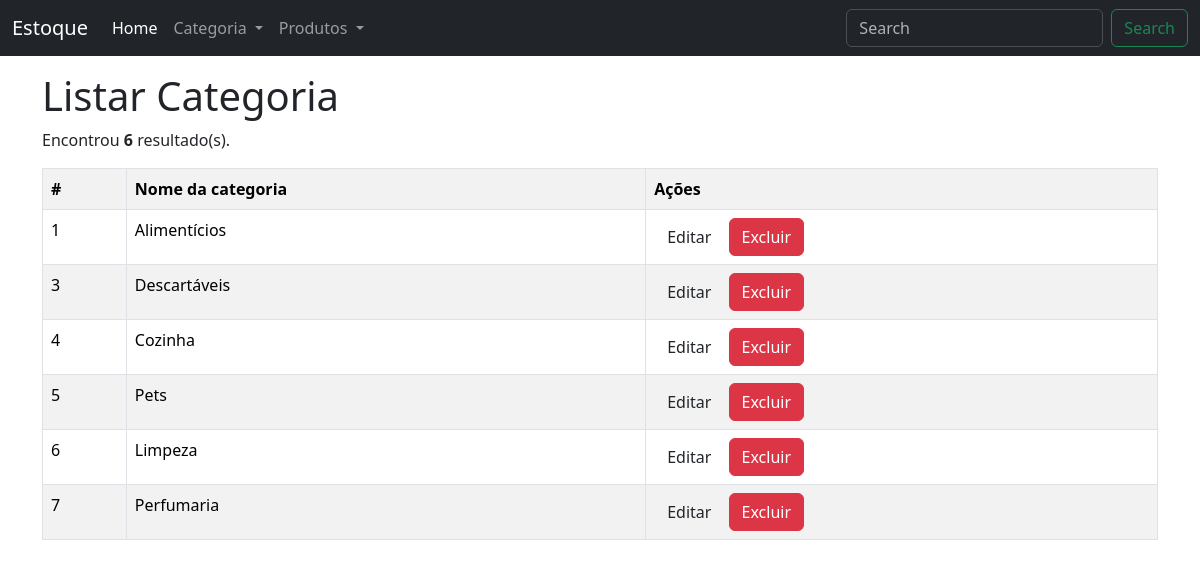
The page /estoque/index.php?page=listar-categoria.php on the database its author committed.
### tables this page shows
CREATE TABLE `categoria` (
  `id_categoria` int(11) NOT NULL,
  `nome_categoria` varchar(100) NOT NULL
);

### estoque/listar-categoria.php (the view)
<h1>Listar Categoria</h1>
<?php
include("config.php");
$sql = "SELECT * FROM categoria";
$res = $conn->query($sql);
$qtd = $res->num_rows;
if($qtd > 0){
    print "<p>Encontrou <b>$qtd</b> resultado(s).</p>";
    print "<table class='table table-bordered table-striped table-hover'>";
        print "<tr>";
        print "<th>#</th>";
        print "<th>Nome da categoria</th>";
        print "<th>Ações</th>";
        print "</tr>";
    while($row = $res->fetch_object()){
        print "<tr>";
        print "<td>".$row->id_categoria."</td>";
        print "<td>".$row->nome_categoria."</td>";
        print "<td>
                <button onclick=\"location.href='?page=editar-categoria.php&id_categoria=".$row->id_categoria."';\" class='btn btn-primery'>Editar</button>
                <button onclick=\"if(confirm('Tem certeza que deseja excluir?')){location.href='?page=salvar-categoria.php&acao=excluir&id_categoria=".$row->id_categoria."';}else{false;}\" class='btn btn-danger'>Excluir</button>
              </td>";
        print "</tr>";
    }
    print "</table>";
}else{
    print "Não encontrou resultados";
}
?>

### estoque/index.php (shortened to what this page needs)
<!DOCTYPE html>
<html lang="pt-br">
<head>
    <link rel="stylesheet" type="text/css" href="css/bootstrap.min.css">
</head>
<body>
    <nav class="navbar navbar-expand-lg bg-dark" data-bs-theme="dark">
  <div class="container-fluid">
    <a class="navbar-brand" href="#">Estoque</a>
    <div class="collapse navbar-collapse" id="navbarSupportedContent">
      <ul class="navbar-nav me-auto mb-2 mb-lg-0">
        <li class="nav-item">
          <a class="nav-link active" aria-current="page" index.php="#">Home</a>
        </li>
        <li class="nav-item dropdown">
          <a class="nav-link dropdown-toggle" href="#" role="button" data-bs-toggle="dropdown" aria-expanded="false">
            Categoria
          </a>
        </li>
        <li class="nav-item dropdown">
          <a class="nav-link dropdown-toggle" href="#" role="button" data-bs-toggle="dropdown" aria-expanded="false">
            Produtos
          </a>
        </li>
      </ul>
      <form class="d-flex" role="search">
        <input class="form-control me-2" type="search" placeholder="Search" aria-label="Search"/>
        <button class="btn btn-outline-success" type="submit">Search</button>
      </form>
    </div>
  </div>
</nav>
    <div class="container mt-3">
        <div class="row">
            <div class="col">
                <?php
                    switch (@$_REQUEST['page']){
                        case 'listar-categoria.php':
                            include('listar-categoria.php');
                            break;
                    }
                ?>
            </div>
        </div>
    </div>
</body>
</html>

### rows shown on the page
categoria: id_categoria "1", nome_categoria "Alimentícios"
categoria: id_categoria "3", nome_categoria "Descartáveis"
categoria: id_categoria "4", nome_categoria "Cozinha"
categoria: id_categoria "5", nome_categoria "Pets"
categoria: id_categoria "6", nome_categoria "Limpeza"
categoria: id_categoria "7", nome_categoria "Perfumaria"

### other values the page prints
$qtd "6"
